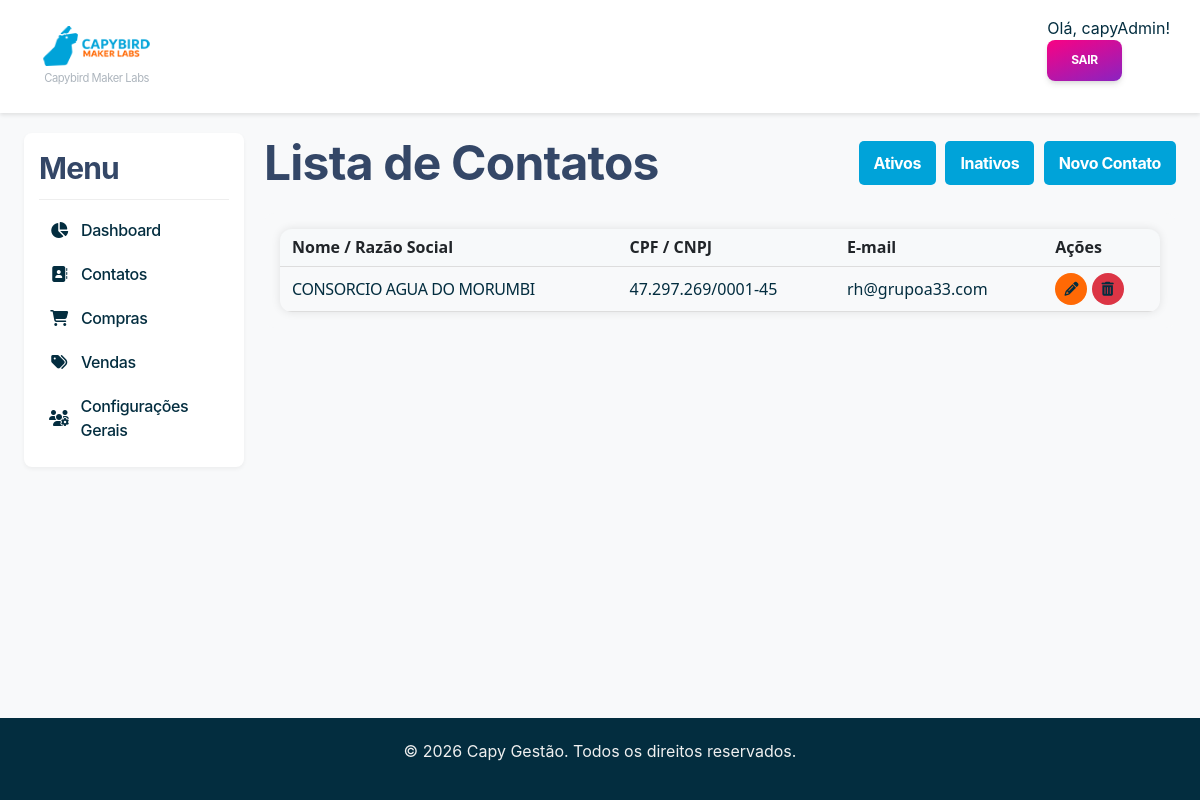
The page /contacts/?status=inactive (signed in) on the database its author committed.
### contacts/models.py (models this page shows, shortened)
class Contact(models.Model):
    class PersonType(models.TextChoices):
        INDIVIDUAL = "PF", "Pessoa Física"
        LEGAL = "PJ", "Pessoa Jurídica"
    user = models.OneToOneField(User, on_delete=models.SET_NULL, null=True, blank=True)
    name = models.CharField(max_length=255, verbose_name="Nome Completo")
    email = models.EmailField(max_length=255, unique=True)
    phone = models.CharField(
        max_length=20, blank=True, null=True, verbose_name="Telefone"
    )
    person_type = models.CharField(
        max_length=2,
        choices=PersonType.choices,
        default=PersonType.INDIVIDUAL,
        verbose_name="Tipo de Pessoa",
    )
    document = models.CharField(
        max_length=18, unique=True, blank=True, null=True, verbose_name="CPF/CNPJ"
    )
    is_active = models.BooleanField(default=True, verbose_name="Ativo")
    user = models.OneToOneField(
        User,
        on_delete=models.SET_NULL,
        null=True,
        blank=True,
        verbose_name="Usuário Associado",
    )
    company = models.ForeignKey(
        "self",
        on_delete=models.SET_NULL,
        null=True,
        blank=True,
        verbose_name="Empresa Associada (PJ)",
        limit_choices_to={
            "person_type": "PJ"
        },  # Garante que só PJs possam ser selecionadas aqui
    )
    created_at = models.DateTimeField(auto_now_add=True)
    updated_at = models.DateTimeField(auto_now=True)
    class Meta:
        verbose_name = "Contato"
        verbose_name_plural = "Contatos"
        ordering = ["name"]
    class OrganizationType(models.TextChoices):
        SYSTEM_HOLDER = "HOLDER", "Gestor do Sistema"  # A sua empresa
        CLIENT = "CLIENT", "Cliente"  # As empresas clientes
        OTHER = "OTHER", "Outro"  # Outros tipos de contato PJ
    organization_type = models.CharField(
        max_length=10,
        choices=OrganizationType.choices,
        default=OrganizationType.OTHER,
        verbose_name="Classificação da Organização",
        blank=True,
    )
    logo = models.ImageField(
        upload_to="logos/", null=True, blank=True, verbose_name="Logomarca da Empresa"
    )

### contacts/views.py (the view)
# urls.py: path("", ContactListView.as_view(), name="contact_list"),
class ContactListView(LoginRequiredMixin, ListView):
    model = Contact
    template_name = "contacts/contact_list.html"
    context_object_name = "contacts"  # Define o nome da variável no template
    paginate_by = 15  # Opcional: Adiciona paginação para listas grandes
    def get_queryset(self):
        status = self.request.GET.get("status")
        if status == "inactive":
            return Contact.objects.filter(is_active=False).select_related(
                "company", "user"
            )
        return Contact.objects.filter(is_active=True).select_related("company", "user")
    def get_context_data(self, **kwargs):
        context = super().get_context_data(**kwargs)
        context["current_status"] = self.request.GET.get("status", "active")
        context["title"] = "Lista de Contatos"
        return context

### core_app/context_processors.py (called while the page is built, shortened)
def system_branding_processor(request):
    HOLDER_CACHE_KEY = "system_holder_branding"
    holder_data = cache.get(HOLDER_CACHE_KEY)
    if not holder_data:
        try:
            system_holder = Contact.objects.get(
                organization_type=Contact.OrganizationType.SYSTEM_HOLDER
            )
            holder_data = {
                "system_holder_name": system_holder.name,
                "system_holder_logo": system_holder.logo,
            }
            cache.set(HOLDER_CACHE_KEY, holder_data, 3600)
        except Contact.DoesNotExist:
            holder_data = {
                "system_holder_name": "CAPY GESTÃO",
                "system_holder_logo": None,
            }
    return holder_data

### templates/contacts/contact_list.html (shortened to what this page needs)
{% extends 'app_base.html' %}
{% block app_content %}
<div class="management-header">
    <h1>{{ title }}</h1>
    <div class="management-actions">
        <a href="{% url 'contact_list' %}" class="btn {% if current_status == 'active' %}btn-primary{% else %}btn btn-primary{% endif %}">Ativos</a>
        <a href="{% url 'contact_list' %}?status=inactive" class="btn {% if current_status == 'inactive' %}btn-primary{% else %}btn btn-secondary{% endif %}">Inativos</a>
        <a href="{% url 'contact_create' %}" class="btn btn-primary">Novo Contato</a>
    </div>
</div>
<div class="table-container">
    <table class="styled-table">
        <thead>
            <tr>
                <th>Nome / Razão Social</th>
                <th>CPF / CNPJ</th>
                <th>E-mail</th>
                <th>Ações</th>
            </tr>
        </thead>
        <tbody>
            {% for contact in contacts %}
            <tr>
                <td><a href="{% url 'contact_detail' contact.pk %}">{{ contact.name }}</a></td>
                <td>{{ contact.document|default:"-" }}</td>
                <td>{{ contact.email }}</td>
                <td class="action-buttons">
						<a href="{% url 'contact_update' contact.pk %}" class="btn-icon btn-icon-edit" title="Editar Contato">
							<i class="fa-solid fa-pencil"></i>
						</a>
						<a href="{% url 'contact_delete' contact.pk %}" class="btn-icon btn-icon-delete" title="Excluir Contato">
							<i class="fa-solid fa-trash-can"></i>
						</a>
                </td>
            </tr>
            {% empty %}
            <tr>
                <td colspan="6">Nenhum contato encontrado.</td>
            </tr>
            {% endfor %}
        </tbody>
    </table>
</div>
{% endblock app_content %}

### templates/base.html (shortened to what this page needs)
{% load static %}
<!DOCTYPE html>
<html lang="pt-br">
<head>
    <link rel="stylesheet" href="{% static 'css/style.css' %}">
	<link rel="stylesheet" href="{% static 'css/soft-ui-dashboard-tailwind.css' %}" />
    <link rel="stylesheet" href="https://cdnjs.cloudflare.com/ajax/libs/font-awesome/6.5.2/css/all.min.css" />
    <link rel="stylesheet" href="https://cdnjs.cloudflare.com/ajax/libs/font-awesome/6.5.0/css/all.min.css">
	<link href="{% static 'css/nucleo-icons.css' %}" rel="stylesheet" />
	<link href="{% static 'css/nucleo-svg.css' %}" rel="stylesheet" />
</head>
<body>
    <header>
        <nav class="navbar">
            <div class="nav-logo">
            <a href="{% url 'home' %}">
                {% if system_holder_logo %}
                    <img src="{{ system_holder_logo.url }}" alt="Logo de {{ system_holder_name }}" class="client-logo-img">
                    <span class="system-name-small">{{ system_holder_name }}</span>
                {% else %}
                    <strong>{{ system_holder_name|default:"CAPY GESTÃO" }}</strong>
                {% endif %}
            </a>
            </div>
            <div class="nav-menu">
                {% if user.is_authenticated %}
                    <span>Olá, {{ user.username }}!</span>
                    <form class="logout-form" action="{% url 'logout' %}" method="post">
                        <button type="submit" class="inline-block px-6 py-3 mb-4 font-bold text-center text-white uppercase align-middle transition-all rounded-lg cursor-pointer bg-gradient-to-tl from-purple-700 to-pink-500 leading-pro text-xs ease-soft-in tracking-tight-soft shadow-soft-md bg-150 bg-x-25 hover:scale-102 active:opacity-85 hover:shadow-soft-xs">Sair</button>
                    </form>
                {% endif %}
            </div>
        </nav>
    </header>
    <main class="container">
        {% block content %}
        {% endblock %}
    </main>
    <footer>
        <p>© 2026 Capy Gestão. Todos os direitos reservados.</p>
    </footer>
</body>
</html>

### static/css/style.css (style rules this page uses)
:root { --color-primary: #00a3d9; --color-primary-dark: #0082ad; --color-secondary: #FF6905; --color-tertiary: #2CE864; --color-quaternary: #032D3F; --color-danger: #dc3545; --color-success: var(--color-tertiary); --color-edit: var(--color-secondary); --color-gray-dark: #5a6268; --color-gray-medium: #adb5bd; --color-gray-light: #f1faff; --color-background-main: #f8f9fa; --color-background-card: #ffffff; --text-on-light-bg: var(--color-quaternary); --text-on-dark-bg: #f0f0f0; }
*, *::before, *::after { box-sizing: border-box; }
body { font-family: -apple-system, BlinkMacSystemFont, "Segoe UI", Roboto, "Helvetica Neue", Arial, sans-serif; margin: 0; background-color: var(--color-background-main); color: var(--text-on-light-bg); display: flex; flex-direction: column; min-height: 100vh; }
.container { width: 98%; max-width: 1800px; margin: 20px auto; flex-grow: 1; }
.navbar { display: flex; justify-content: space-between; align-items: center; background-color: var(--color-background-card); padding: 1rem 2.5%; box-shadow: 0 2px 4px rgba(0,0,0,0.1); }
footer { text-align: center; padding: 20px; background-color: var(--color-quaternary); color: var(--text-on-dark-bg); margin-top: auto; }
.nav-logo a { display: flex; flex-direction: column; align-items: center; text-decoration: none; }
.client-logo-img { max-height: 40px; max-width: 150px; margin-bottom: 4px; }
.system-name-small { font-size: 0.7em; color: var(--color-gray-medium); font-weight: normal; }
.btn { display: inline-block; padding: 10px 15px; border: none; border-radius: 5px; cursor: pointer; text-decoration: none; text-align: center; font-weight: bold; transition: background-color 0.2s, color 0.2s; }
.btn-primary { background-color: var(--color-primary); color: white; }
.management-header { display: flex; justify-content: space-between; align-items: center; flex-wrap: wrap; gap: 10px; margin-bottom: 20px; }
.management-header h1 { margin: 0; }
.management-header .management-actions a { margin-left: 5px; }
table { width: 100%; border-collapse: collapse; }
th, td { padding: 12px 15px; border-bottom: 1px solid #ddd; text-align: left; vertical-align: middle; }
th { background-color: #f7f9fa; font-weight: bold; }
.table-container { overflow-x: auto; padding: 1rem; border-radius: 10px; background-color: #f8f9fa; }
.styled-table { width: 100%; border-collapse: collapse; font-family: 'Segoe UI', Tahoma, Geneva, Verdana, sans-serif; box-shadow: 0 0 10px rgba(0, 0, 0, 0.1); border-radius: 12px; overflow: hidden; }
.styled-table thead { background-color: #e9ecef; color: #212529; }
.styled-table th, .styled-table td { padding: 0.4rem 0.75rem; text-align: left; vertical-align: middle; }
.styled-table tbody tr { border-bottom: 1px solid #dee2e6; }
.styled-table tbody a:link { color: var(--text-on-light-bg); text-decoration: none; font-weight: 500; transition: color 0.2s; }
.btn-icon { display: inline-flex; align-items: center; justify-content: center; width: 32px; height: 32px; padding: 0; border-radius: 50%; text-decoration: none; color: white; border: none; cursor: pointer; transition: transform 0.2s ease, box-shadow 0.2s ease; }
.btn-icon i { font-size: 14px; }
.btn-icon-edit { background-color: var(--color-edit); }
.btn-icon-delete { background-color: var(--color-danger); }
.action-buttons { flex-direction: row; gap: 8px; }

### rows shown on the page
Contact: name "Capybird Maker Labs"
Contact: name "CONSORCIO AGUA DO MORUMBI", document "47.297.269/0001-45", email "rh@grupoa33.com"

### other values the page prints
{{ user.username }} "capyAdmin"
{{ title }} "Lista de Contatos"
